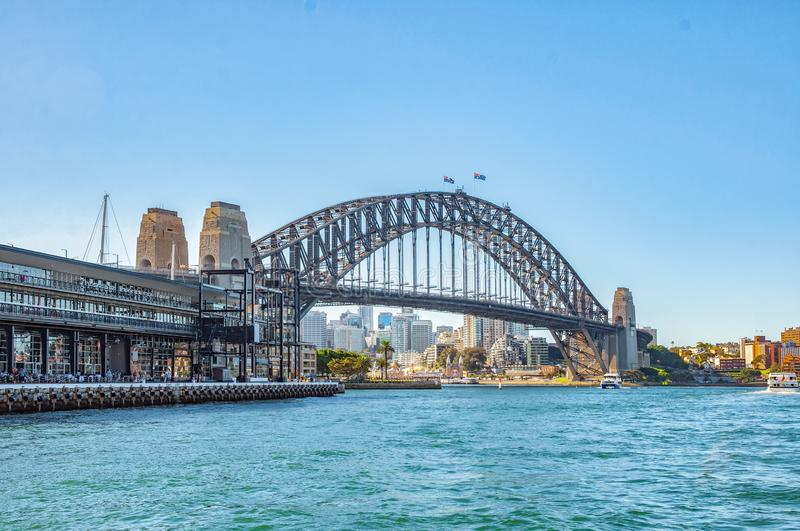
#> input picture Missao_02/Capitulo_02/ponte.jpg, 800 x 531 px
$ python Codigo_05.py
#> lines starting #> are read from the running program, lines starting #| are printed output that depends on the picture
#importação do OpenCV
import cv2
#leitura da imagem
imagem = cv2.imread('ponte.jpg')
#> imagem is the input picture: shape (531, 800, 3); mean B, G, R 195.1, 169, 126
#laços que percorrem as linhas e colunas
for y in range(0, imagem.shape[0], 10):
    for x in range(0, imagem.shape[1], 10):
        #substituição dos valores dos canais do pixel
        imagem[y:y+5, x: x+5] = (0,255,255)
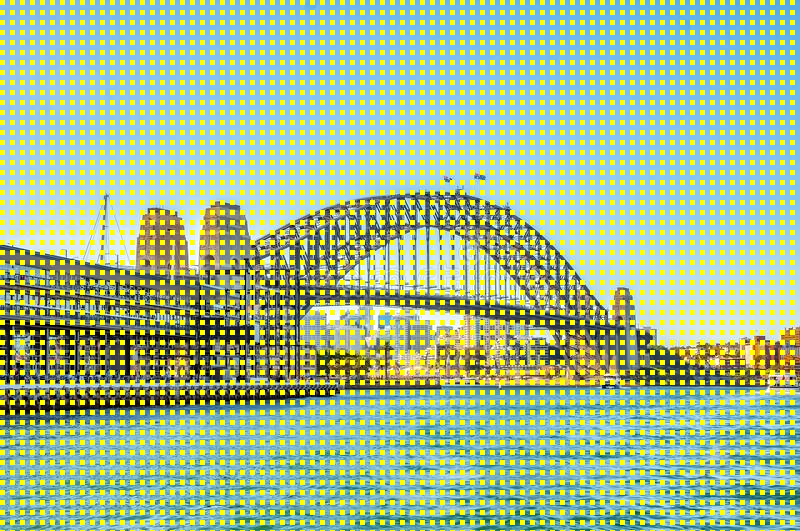
#> imagem: shape (531, 800, 3); mean B, G, R 146.2, 190.5, 158.3
#vizualização da imagem modificada
cv2.imshow("Imagem modificada", imagem)
cv2.waitKey(0)
